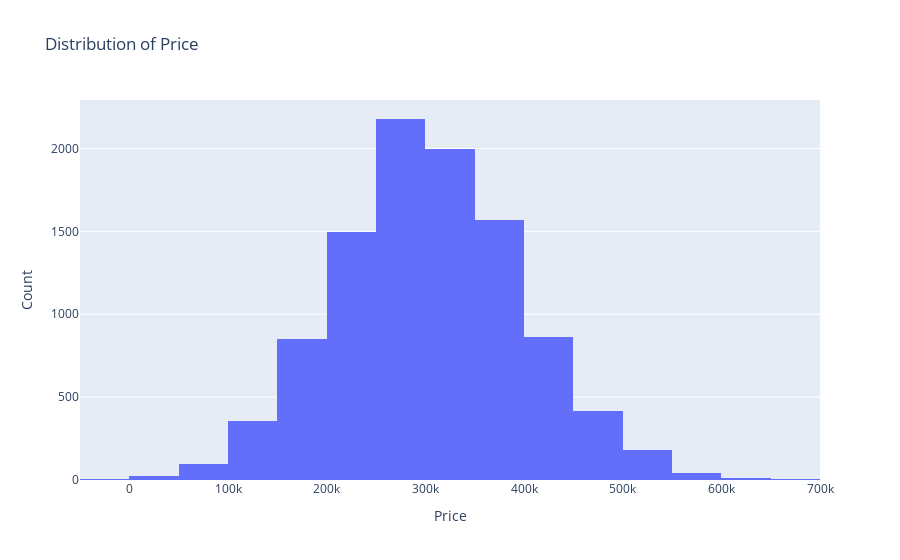

The notebook cell this image was saved under:
### Code cell
# Plot the distribution of the 'Price' column
fig = go.Figure(data=[go.Histogram(x=df['Price'], nbinsx=30)])

# Update layout
fig.update_layout(title_text="Distribution of Price",
                  xaxis_title="Price",
                  yaxis_title="Count")

# Show the figure
fig.show()

### Figure 1 — Plotly figure (JSON) as saved in the notebook; plotly's stock layout.template omitted (floating-point values rounded to 4 significant figures; data arrays with more than 128 entries replaced by an {"elided": "..."} marker saying what was removed)
{"data": [{"nbinsx": 30, "type": "histogram", "x": {"elided": "10100 float values"}}], "layout": {"title": {"text": "Distribution of Price"}, "xaxis": {"title": {"text": "Price"}}, "yaxis": {"title": {"text": "Count"}}}}
